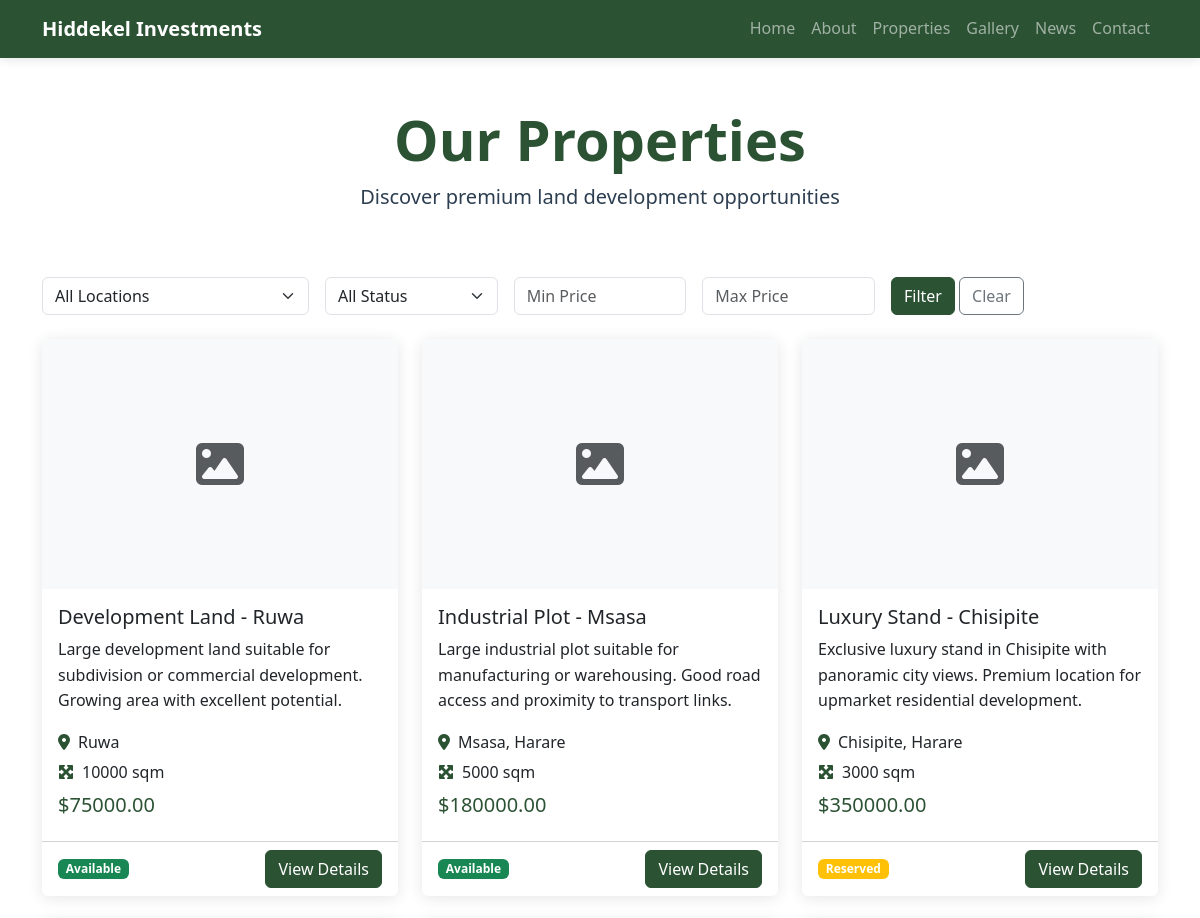
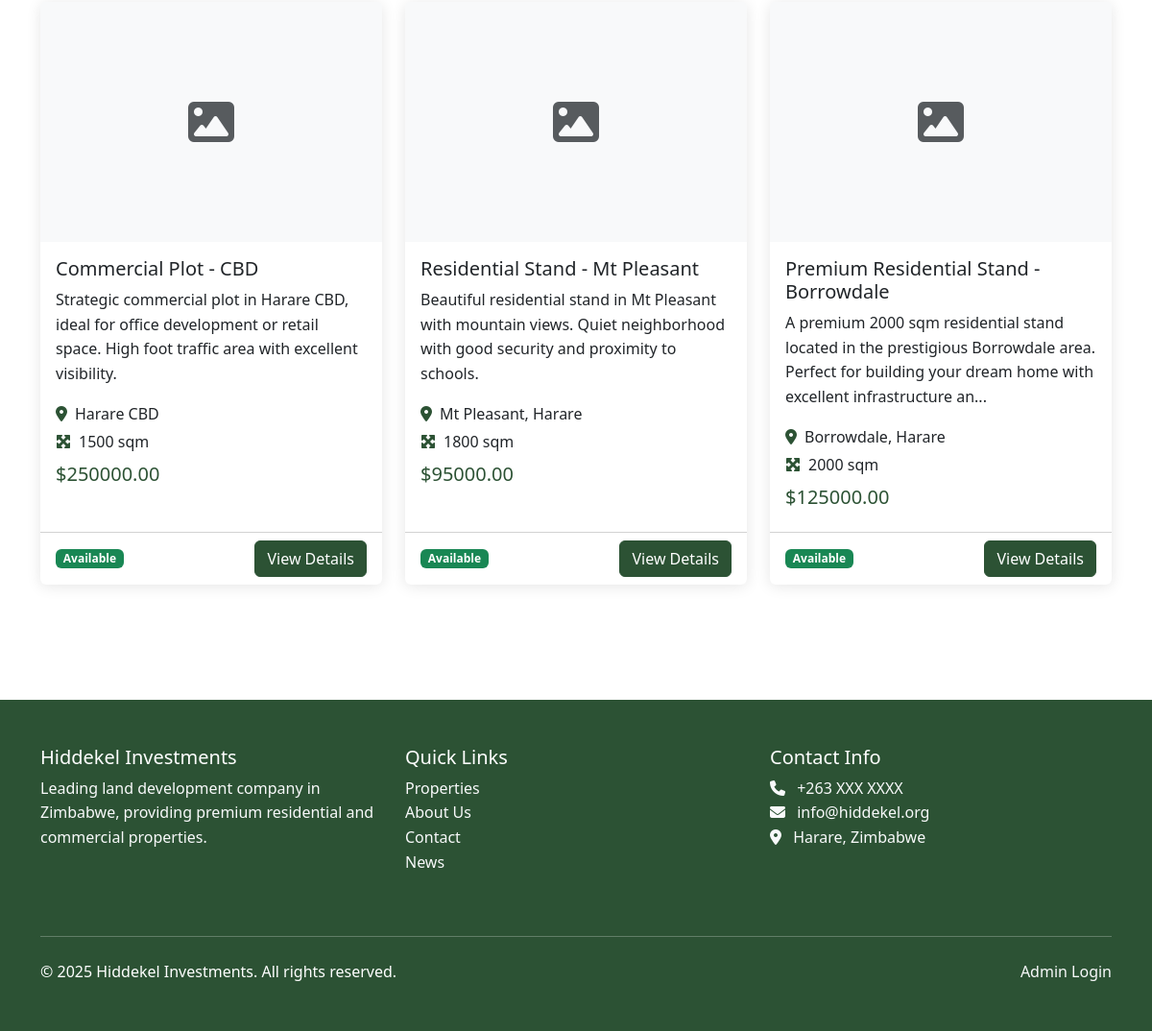
The page /stands on the database its author committed (2 pictures, top to bottom).
### models.py (models this page shows)
class Stand(db.Model):
    id = db.Column(db.Integer, primary_key=True)
    title = db.Column(db.String(200), nullable=False)
    description = db.Column(db.Text)
    price = db.Column(db.Float)
    location = db.Column(db.String(200))
    size = db.Column(db.String(100))
    status = db.Column(db.String(20), default='Available')  # Available, Sold, Reserved
    map_embed = db.Column(db.Text)
    featured = db.Column(db.Boolean, default=False)
    created_at = db.Column(db.DateTime, default=datetime.utcnow)
    updated_at = db.Column(db.DateTime, default=datetime.utcnow, onupdate=datetime.utcnow)
    images = db.relationship('StandImage', backref='stand', lazy=True, cascade='all, delete-orphan')

### routes.py (the view)
@main_bp.route('/stands')
def stands():
    page = request.args.get('page', 1, type=int)
    location_filter = request.args.get('location', '')
    status_filter = request.args.get('status', '')
    min_price = request.args.get('min_price', type=float)
    max_price = request.args.get('max_price', type=float)
    query = Stand.query
    if location_filter:
        query = query.filter(Stand.location.contains(location_filter))
    if status_filter:
        query = query.filter_by(status=status_filter)
    if min_price:
        query = query.filter(Stand.price >= min_price)
    if max_price:
        query = query.filter(Stand.price <= max_price)
    stands = query.order_by(Stand.created_at.desc()).paginate(
        page=page, per_page=12, error_out=False
    )
    locations = db.session.query(Stand.location).distinct().all()
    locations = [loc[0] for loc in locations if loc[0]]
    return render_template('stands.html', stands=stands, locations=locations)

### templates/stands.html (shortened to what this page needs)
{% extends "base.html" %}
{% block content %}
<div class="container py-5">
    <div class="row">
        <div class="col-12 text-center mb-5" data-aos="fade-up">
            <h1 class="display-4 fw-bold text-primary">Our Properties</h1>
            <p class="lead">Discover premium land development opportunities</p>
        </div>
    </div>
    <div class="row mb-4">
        <div class="col-12">
            <form method="GET" class="row g-3">
                <div class="col-md-3">
                    <select name="location" class="form-select">
                        <option value="">All Locations</option>
                    </select>
                </div>
                <div class="col-md-2">
                    <select name="status" class="form-select">
                        <option value="">All Status</option>
                    </select>
                </div>
                <div class="col-md-2">
                    <input type="number" name="min_price" class="form-control" placeholder="Min Price"
                           value="{{ request.args.get('min_price', '') }}">
                </div>
                <div class="col-md-2">
                    <input type="number" name="max_price" class="form-control" placeholder="Max Price"
                           value="{{ request.args.get('max_price', '') }}">
                </div>
                <div class="col-md-3">
                    <button type="submit" class="btn btn-primary">Filter</button>
                    <a href="{{ url_for('main.stands') }}" class="btn btn-outline-secondary">Clear</a>
                </div>
            </form>
        </div>
    </div>
    {% if stands.items %}
    <div class="row">
        {% for stand in stands.items %}
        <div class="col-lg-4 col-md-6 mb-4" data-aos="fade-up" data-aos-delay="{{ loop.index * 50 }}">
            <div class="card h-100">
                {% if stand.images %}
                    <img src="{{ url_for('main.uploaded_file', filename=stand.images[0].filename) }}"
                         class="card-img-top" alt="{{ stand.title }}" style="height: 250px; object-fit: cover;">
                {% else %}
                    <div class="card-img-top bg-light d-flex align-items-center justify-content-center" style="height: 250px;">
                        <i class="fas fa-image fa-3x text-muted"></i>
                    </div>
                {% endif %}
                <div class="card-body">
                    <h5 class="card-title">{{ stand.title }}</h5>
                    <p class="card-text">{{ stand.description[:150] }}{% if stand.description|length > 150 %}...{% endif %}</p>
                    {% if stand.location %}
                        <p class="mb-1"><i class="fas fa-map-marker-alt text-primary me-2"></i>{{ stand.location }}</p>
                    {% endif %}
                    {% if stand.size %}
                        <p class="mb-1"><i class="fas fa-expand-arrows-alt text-primary me-2"></i>{{ stand.size }}</p>
                    {% endif %}
                    {% if stand.price %}
                        <p class="h5 text-primary mt-2">${{ "%.2f"|format(stand.price) }}</p>
                    {% endif %}
                </div>
                <div class="card-footer bg-transparent">
                    <div class="d-flex justify-content-between align-items-center">
                        <span class="badge bg-{{ 'success' if stand.status == 'Available' else 'danger' if stand.status == 'Sold' else 'warning' }}">
                            {{ stand.status }}
                        </span>
                        <a href="{{ url_for('main.stand_detail', id=stand.id) }}" class="btn btn-primary">View Details</a>
                    </div>
                </div>
            </div>
        </div>
        {% endfor %}
    </div>
    {% endif %}
</div>
{% endblock %}

### templates/base.html (shortened to what this page needs)
<!DOCTYPE html>
<html lang="en">
<head>
    <link href="https://cdn.jsdelivr.net/npm/bootstrap@5.3.0/dist/css/bootstrap.min.css" rel="stylesheet">
    <link rel="stylesheet" href="https://cdnjs.cloudflare.com/ajax/libs/font-awesome/6.4.0/css/all.min.css">
    <link href="https://unpkg.com/aos@2.3.1/dist/aos.css" rel="stylesheet">
</head>
<body>
    <nav class="navbar navbar-expand-lg navbar-dark">
        <div class="container">
            <a class="navbar-brand" href="{{ url_for('main.index') }}">
                <strong>Hiddekel Investments</strong>
            </a>
            <div class="collapse navbar-collapse" id="navbarNav">
                <ul class="navbar-nav ms-auto">
                    <li class="nav-item">
                        <a class="nav-link" href="{{ url_for('main.index') }}">Home</a>
                    </li>
                    <li class="nav-item">
                        <a class="nav-link" href="{{ url_for('main.about') }}">About</a>
                    </li>
                    <li class="nav-item">
                        <a class="nav-link" href="{{ url_for('main.stands') }}">Properties</a>
                    </li>
                    <li class="nav-item">
                        <a class="nav-link" href="{{ url_for('main.gallery') }}">Gallery</a>
                    </li>
                    <li class="nav-item">
                        <a class="nav-link" href="{{ url_for('main.blog') }}">News</a>
                    </li>
                    <li class="nav-item">
                        <a class="nav-link" href="{{ url_for('main.contact') }}">Contact</a>
                    </li>
                </ul>
            </div>
        </div>
    </nav>
    <main>
        {% block content %}{% endblock %}
    </main>
    <footer class="footer mt-5 py-5">
        <div class="container">
            <div class="row">
                <div class="col-lg-4 mb-4">
                    <h5>Hiddekel Investments</h5>
                    <p class="text-light">Leading land development company in Zimbabwe, providing premium residential and commercial properties.</p>
                </div>
                <div class="col-lg-4 mb-4">
                    <h5>Quick Links</h5>
                    <ul class="list-unstyled">
                        <li><a href="{{ url_for('main.stands') }}" class="text-light text-decoration-none">Properties</a></li>
                        <li><a href="{{ url_for('main.about') }}" class="text-light text-decoration-none">About Us</a></li>
                        <li><a href="{{ url_for('main.contact') }}" class="text-light text-decoration-none">Contact</a></li>
                        <li><a href="{{ url_for('main.blog') }}" class="text-light text-decoration-none">News</a></li>
                    </ul>
                </div>
                <div class="col-lg-4 mb-4">
                    <h5>Contact Info</h5>
                    <p class="text-light">
                        <i class="fas fa-phone me-2"></i> +263 XXX XXXX<br>
                        <i class="fas fa-envelope me-2"></i> info@hiddekel.org<br>
                        <i class="fas fa-map-marker-alt me-2"></i> Harare, Zimbabwe
                    </p>
                </div>
            </div>
            <hr class="my-4">
            <div class="row">
                <div class="col-md-6">
                    <p class="mb-0">&copy; {{ current_year or 2025 }} Hiddekel Investments. All rights reserved.</p>
                </div>
                <div class="col-md-6 text-end">
                    <a href="{{ url_for('admin.login') }}" class="text-light text-decoration-none">Admin Login</a>
                </div>
            </div>
        </div>
    </footer>
</body>
</html>

### templates/base.html (style rules this page uses)
:root { --primary-color: #2c5234; --secondary-color: #4a7c59; --accent-color: #f39c12; --text-dark: #2c3e50; --text-light: #7f8c8d; --bg-light: #f8f9fa; }
body { font-family: 'Segoe UI', Tahoma, Geneva, Verdana, sans-serif; line-height: 1.6; color: var(--text-dark); }
.navbar { background-color: var(--primary-color) !important; box-shadow: 0 2px 10px rgba(0,0,0,0.1); }
.btn-primary { background-color: var(--primary-color); border-color: var(--primary-color); }
.text-primary { color: var(--primary-color) !important; }
.footer { background-color: var(--primary-color); color: white; margin-top: 50px; }
.card { border: none; box-shadow: 0 2px 15px rgba(0,0,0,0.1); transition: transform 0.3s ease; }

### rows shown on the page
Stand: title "Development Land - Ruwa", description "Large development land suitable for subdivision or commercial development. Growing area with excellent potential.", location "Ruwa", size "10000 sqm", price "75000.00", status "Available"
Stand: title "Industrial Plot - Msasa", description "Large industrial plot suitable for manufacturing or warehousing. Good road access and proximity to transport links.", location "Msasa, Harare", size "5000 sqm", price "180000.00", status "Available"
Stand: title "Luxury Stand - Chisipite", description "Exclusive luxury stand in Chisipite with panoramic city views. Premium location for upmarket residential development.", location "Chisipite, Harare", size "3000 sqm", price "350000.00", status "Reserved"
Stand: title "Commercial Plot - CBD", description "Strategic commercial plot in Harare CBD, ideal for office development or retail space. High foot traffic area with excellent visibility.", location "Harare CBD", size "1500 sqm", price "250000.00", status "Available"
Stand: title "Residential Stand - Mt Pleasant", description "Beautiful residential stand in Mt Pleasant with mountain views. Quiet neighborhood with good security and proximity to schools.", location "Mt Pleasant, Harare", size "1800 sqm", price "95000.00", status "Available"
Stand: title "Premium Residential Stand - Borrowdale", description "A premium 2000 sqm residential stand located in the prestigious Borrowdale area. Perfect for building your dream home with excellent infrastructure an", location "Borrowdale, Harare", size "2000 sqm", price "125000.00", status "Available"

### other values the page prints
{{ current_year or 2025 }} "2025"
